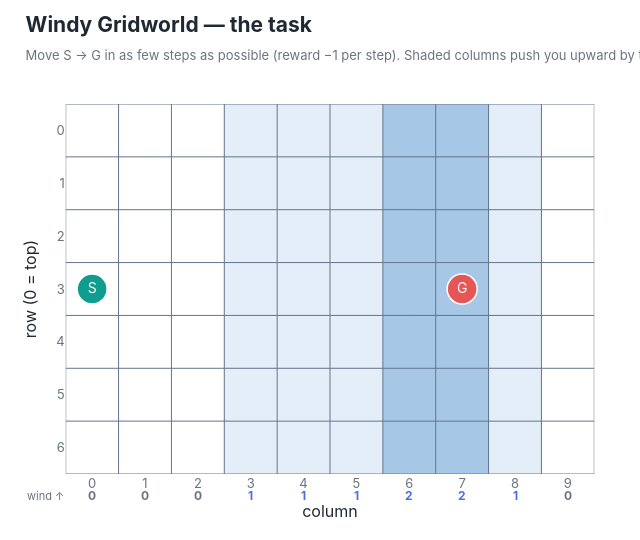

The notebook cell saved with this chart:
### Markdown cell above
## 1. The environment

Shaded columns are windy — the number is how many cells you get pushed *up*. Hover any cell.

### Code cell
env = WindyGridworld()  # 4 actions, deterministic wind, gamma = 1
plot_gridworld(env).show()

### Figure 1 — Plotly figure (JSON) as saved in the notebook; plotly's stock layout.template omitted (floating-point values rounded to 4 significant figures)
{"data": [{"colorscale": [[0, "#FFFFFF"], [0.5, "#E3EEF8"], [1, "#A7C7E7"]], "hovertemplate": "cell (row %{y}, col %{x})<br>wind: %{z:.0f} ↑<extra></extra>", "showscale": false, "type": "heatmap", "x": [0, 1, 2, 3, 4, 5, 6, 7, 8, 9], "xgap": 0, "y": [0, 1, 2, 3, 4, 5, 6], "ygap": 0, "z": [[0, 0, 0, 1, 1, 1, 2, 2, 1, 0], [0, 0, 0, 1, 1, 1, 2, 2, 1, 0], [0, 0, 0, 1, 1, 1, 2, 2, 1, 0], [0, 0, 0, 1, 1, 1, 2, 2, 1, 0], [0, 0, 0, 1, 1, 1, 2, 2, 1, 0], [0, 0, 0, 1, 1, 1, 2, 2, 1, 0], [0, 0, 0, 1, 1, 1, 2, 2, 1, 0]], "zmax": 2, "zmin": 0}, {"hoverinfo": "skip", "line": {"color": "#64748B", "width": 1}, "mode": "lines", "showlegend": false, "type": "scatter", "x": [-0.5, -0.5, null, 0.5, 0.5, null, 1.5, 1.5, null, 2.5, 2.5, null, 3.5, 3.5, null, 4.5, 4.5, null, 5.5, 5.5, null, 6.5, 6.5, null, 7.5, 7.5, null, 8.5, 8.5, null, 9.5, 9.5, null, -0.5, 9.5, null, -0.5, 9.5, null, -0.5, 9.5, null, -0.5, 9.5, null, -0.5, 9.5, null, -0.5, 9.5, null, -0.5, 9.5, null, -0.5, 9.5, null], "y": [-0.5, 6.5, null, -0.5, 6.5, null, -0.5, 6.5, null, -0.5, 6.5, null, -0.5, 6.5, null, -0.5, 6.5, null, -0.5, 6.5, null, -0.5, 6.5, null, -0.5, 6.5, null, -0.5, 6.5, null, -0.5, 6.5, null, -0.5, -0.5, null, 0.5, 0.5, null, 1.5, 1.5, null, 2.5, 2.5, null, 3.5, 3.5, null, 4.5, 4.5, null, 5.5, 5.5, null, 6.5, 6.5, null]}, {"hovertemplate": "Start (row %{y}, col %{x})<extra></extra>", "marker": {"color": "#0F9D8F", "line": {"color": "white", "width": 1.5}, "size": 30}, "mode": "markers+text", "showlegend": false, "text": ["S"], "textfont": {"color": "white", "family": "Inter, Helvetica Neue, Arial, sans-serif", "size": 14}, "textposition": "middle center", "type": "scatter", "x": [0], "y": [3]}, {"hovertemplate": "Goal (row %{y}, col %{x})<extra></extra>", "marker": {"color": "#E45756", "line": {"color": "white", "width": 1.5}, "size": 30}, "mode": "markers+text", "showlegend": false, "text": ["G"], "textfont": {"color": "white", "family": "Inter, Helvetica Neue, Arial, sans-serif", "size": 14}, "textposition": "middle center", "type": "scatter", "x": [7], "y": [3]}], "layout": {"annotations": [{"font": {"color": "#6B7280", "size": 11}, "showarrow": false, "text": "wind ↑", "x": -0.5, "xanchor": "right", "xref": "x", "y": -0.085, "yref": "paper"}, {"font": {"color": "#6B7280", "size": 12}, "showarrow": false, "text": "<b>0</b>", "x": 0, "xref": "x", "y": -0.085, "yref": "paper"}, {"font": {"color": "#6B7280", "size": 12}, "showarrow": false, "text": "<b>0</b>", "x": 1, "xref": "x", "y": -0.085, "yref": "paper"}, {"font": {"color": "#6B7280", "size": 12}, "showarrow": false, "text": "<b>0</b>", "x": 2, "xref": "x", "y": -0.085, "yref": "paper"}, {"font": {"color": "#4C6FE7", "size": 12}, "showarrow": false, "text": "<b>1</b>", "x": 3, "xref": "x", "y": -0.085, "yref": "paper"}, {"font": {"color": "#4C6FE7", "size": 12}, "showarrow": false, "text": "<b>1</b>", "x": 4, "xref": "x", "y": -0.085, "yref": "paper"}, {"font": {"color": "#4C6FE7", "size": 12}, "showarrow": false, "text": "<b>1</b>", "x": 5, "xref": "x", "y": -0.085, "yref": "paper"}, {"font": {"color": "#4C6FE7", "size": 12}, "showarrow": false, "text": "<b>2</b>", "x": 6, "xref": "x", "y": -0.085, "yref": "paper"}, {"font": {"color": "#4C6FE7", "size": 12}, "showarrow": false, "text": "<b>2</b>", "x": 7, "xref": "x", "y": -0.085, "yref": "paper"}, {"font": {"color": "#4C6FE7", "size": 12}, "showarrow": false, "text": "<b>1</b>", "x": 8, "xref": "x", "y": -0.085, "yref": "paper"}, {"font": {"color": "#6B7280", "size": 12}, "showarrow": false, "text": "<b>0</b>", "x": 9, "xref": "x", "y": -0.085, "yref": "paper"}], "font": {"color": "#1F2933", "family": "Inter, Helvetica Neue, Arial, sans-serif", "size": 13}, "height": 540, "hoverlabel": {"bgcolor": "white", "font": {"family": "Inter, Helvetica Neue, Arial, sans-serif", "size": 13}}, "margin": {"b": 66, "l": 64, "r": 44, "t": 104}, "paper_bgcolor": "white", "plot_bgcolor": "white", "title": {"font": {"color": "#1F2933", "family": "Inter, Helvetica Neue, Arial, sans-serif", "size": 21}, "text": "<b>Windy Gridworld — the task</b><br><span style='font-size:13px;color:#6B7280'>Move S → G in as few steps as possible (reward −1 per step). Shaded columns push you upward by the number shown. Hover any cell for its wind.</span>", "x": 0.04, "xanchor": "left", "y": 0.94, "yanchor": "top"}, "width": 640, "xaxis": {"constrain": "domain", "dtick": 1, "range": [-0.5, 9.5], "showgrid": false, "tickfont": {"color": "#6B7280"}, "ticks": "", "title": {"text": "column"}, "zeroline": false}, "yaxis": {"constrain": "domain", "dtick": 1, "range": [6.5, -0.5], "scaleanchor": "x", "scaleratio": 1, "showgrid": false, "tickfont": {"color": "#6B7280"}, "ticks": "", "title": {"text": "row (0 = top)"}, "zeroline": false}}}
